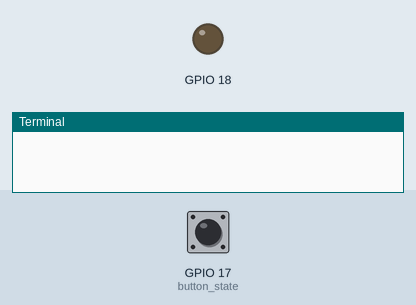
Recording of a program running on a simulated Raspberry Pi (BCM pin numbers). Parts: output pins drawn as LEDs (lit = HIGH), the last lines printed to the terminal. The test bench sets the inputs (shaded band); at power-on: GPIO 17 (button_state) HIGH.

Above: at 1.2 s.
1.3 s: GPIO 17 (button_state) pulled LOW for 0.15 s
At 1.4 s:
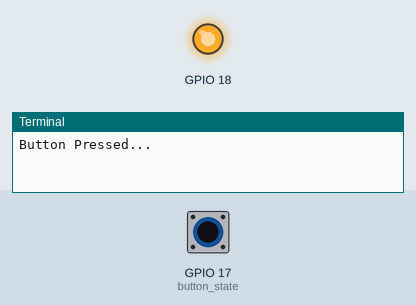
3.0 s: GPIO 17 (button_state) pulled LOW for 3.2 s
At 7.2 s:
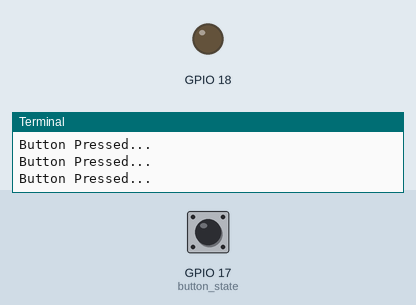
Timing chart, 0 to 8.7 s (numbered marks = the images above; inputs shaded):
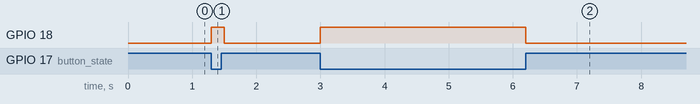

The program:

button_led.py
```python
import RPi.GPIO as GPIO
import time

GPIO.setmode(GPIO.BCM)

GPIO.setup(17, GPIO.IN, pull_up_down=GPIO.PUD_UP)#Button to GPIO23
GPIO.setup(18, GPIO.OUT)  #LED to GPIO24

try :
    while True:
        button_state = GPIO.input(17)
        if button_state == False:
            GPIO.output(18, True)
            print('Button Pressed...')
            time.sleep(0.2)
        else:
            GPIO.output(18, False)
except KeyboardInterrupt:
    print ("Berhenti dengan Ctrl+C")
finally :
    GPIO.cleanup()
```

Measured:
- after the input at 1.3 s, GPIO 18: LOW → HIGH at once, → LOW 0.20 s later
- after the input at 3.0 s, GPIO 18: LOW → HIGH at once, → LOW 3.2 s later
